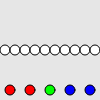
Frame 1 (no input)
Frame 60 (no input): identical to frame 1, image omitted
Frame 120 (the mouse pressed at the canvas centre since frame 60): identical to frame 1, image omitted

The p5.js sketch that drew this single still picture (run headless with seeded random() and noise() and a simulated clock; from frame 60 on, the mouse is pressed at the canvas centre):

// p5.js sketch
// ── sketch.js
function setup() {
  createCanvas(100, 100);
  smooth();
}

function draw() {
  background(230);
  var size = 10;
  fill (255,255,255)
  for (var i = 0; i < 10; i++) {
    var offset = 5;
    var xPos = i * width/10 + offset;
    ellipse (xPos, 50, size, size);

}

    for (var i = 0; i < 5; i++) {
      var offset = 10;
      var xPos = i * width/5 + offset;
      if (xPos <width/2){
        fill (255,0,0)
      }else if (xPos == width/2) {
        fill(0,255,0)
      }
      else {
        fill (0,0,255)
      }
      ellipse (xPos, 90, size, size);

  }

  // 1. Create a for loop that draws 10 circles on y position 50 in the canvas.

  // 2. Create a for loop that draw 5 circles on y position 90.
  //    set fill color to red for circles that is positioned on the left side.
  //    set fill color to green for the circle on the middle.
  //    set fill color to blue for circles on the right side.

}
